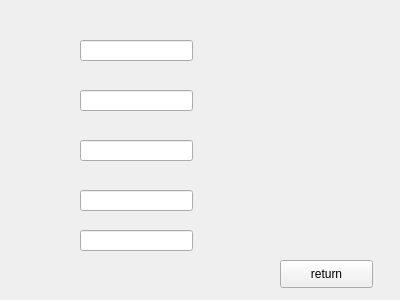
<?xml version="1.0" encoding="UTF-8"?>
<ui version="4.0">
 <class>testform</class>
 <widget class="QWidget" name="testform">
  <property name="geometry">
   <rect>
    <x>0</x>
    <y>0</y>
    <width>400</width>
    <height>300</height>
   </rect>
  </property>
  <property name="windowTitle">
   <string>Form</string>
  </property>
  <widget class="QLineEdit" name="lineEdit">
   <property name="geometry">
    <rect>
     <x>80</x>
     <y>40</y>
     <width>113</width>
     <height>21</height>
    </rect>
   </property>
  </widget>
  <widget class="QLineEdit" name="lineEdit_2">
   <property name="geometry">
    <rect>
     <x>80</x>
     <y>90</y>
     <width>113</width>
     <height>21</height>
    </rect>
   </property>
  </widget>
  <widget class="QLineEdit" name="lineEdit_3">
   <property name="geometry">
    <rect>
     <x>80</x>
     <y>140</y>
     <width>113</width>
     <height>21</height>
    </rect>
   </property>
  </widget>
  <widget class="QLineEdit" name="lineEdit_4">
   <property name="geometry">
    <rect>
     <x>80</x>
     <y>190</y>
     <width>113</width>
     <height>21</height>
    </rect>
   </property>
  </widget>
  <widget class="QLineEdit" name="lineEdit_5">
   <property name="geometry">
    <rect>
     <x>80</x>
     <y>230</y>
     <width>113</width>
     <height>21</height>
    </rect>
   </property>
  </widget>
  <widget class="QPushButton" name="pushButton">
   <property name="geometry">
    <rect>
     <x>280</x>
     <y>260</y>
     <width>93</width>
     <height>28</height>
    </rect>
   </property>
   <property name="text">
    <string>return</string>
   </property>
  </widget>
 </widget>
 <resources/>
 <connections/>
</ui>
